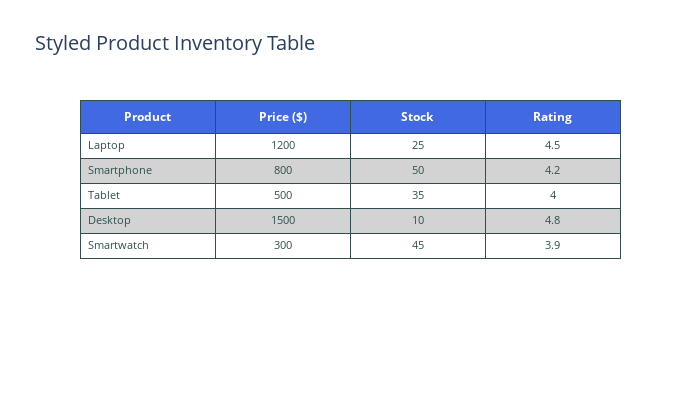

Write notebook code for a chart like this one.
### Markdown cell above
## Part 2: Styling the Table

Now let's enhance our table with better styling, including custom colors, fonts, and formatting.

### Code cell
print("\n2. Styling the Table")

# Create a more advanced styled table
fig2 = go.Figure(
    data=[
        go.Table(
            header=dict(
                values=[
                    "<b>Product</b>",
                    "<b>Price ($)</b>",
                    "<b>Stock</b>",
                    "<b>Rating</b>",
                ],  # Use <b> tags for bold text
                line_color="darkslategray",
                fill_color="royalblue",
                align="center",
                font=dict(color="white", size=12),
            ),
            cells=dict(
                values=[df[col] for col in df.columns],
                line_color="darkslategray",
                fill_color=[["white", "lightgrey"] * len(df)],  # alternating row colors
                align=["left", "center", "center", "center"],
                font=dict(color="darkslategray", size=11),
                height=25,
            ),
        )
    ]
)

fig2.update_layout(title_text="Styled Product Inventory Table", title_font=dict(size=20), width=700, height=400)

fig2.show()

print("\nThe table has been styled with:")
print("- Custom header formatting and colors")
print("- Alternating row colors")
print("- Custom alignment for different columns")
print("- Adjusted font sizes and colors")

### Figure 1 — Plotly figure (JSON) as saved in the notebook; plotly's stock layout.template omitted (floating-point values rounded to 4 significant figures)
{"data": [{"cells": {"align": ["left", "center", "center", "center"], "fill": {"color": [["white", "lightgrey", "white", "lightgrey", "white", "lightgrey", "white", "lightgrey", "white", "lightgrey"]]}, "font": {"color": "darkslategray", "size": 11}, "height": 25, "line": {"color": "darkslategray"}, "values": [["Laptop", "Smartphone", "Tablet", "Desktop", "Smartwatch"], [1200, 800, 500, 1500, 300], [25, 50, 35, 10, 45], [4.5, 4.2, 4, 4.8, 3.9]]}, "header": {"align": "center", "fill": {"color": "royalblue"}, "font": {"color": "white", "size": 12}, "line": {"color": "darkslategray"}, "values": ["<b>Product</b>", "<b>Price ($)</b>", "<b>Stock</b>", "<b>Rating</b>"]}, "type": "table"}], "layout": {"height": 400, "title": {"font": {"size": 20}, "text": "Styled Product Inventory Table"}, "width": 700}}
